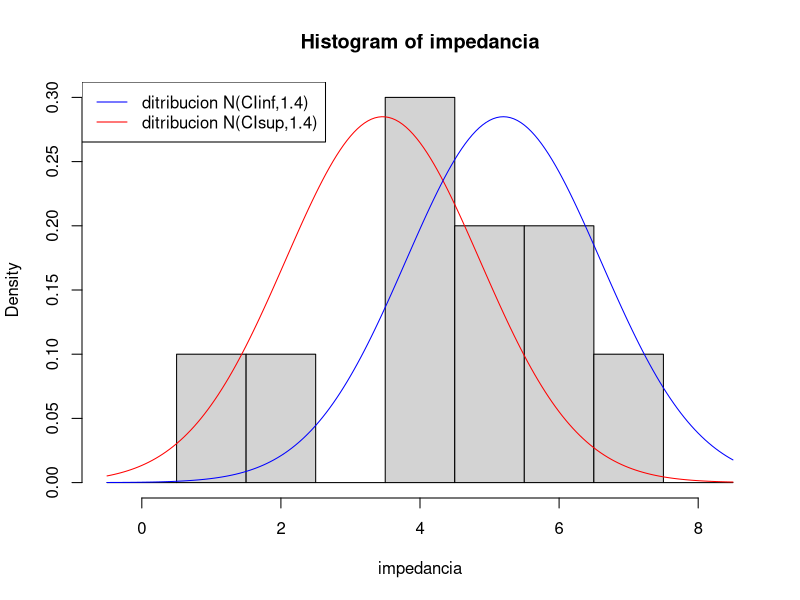
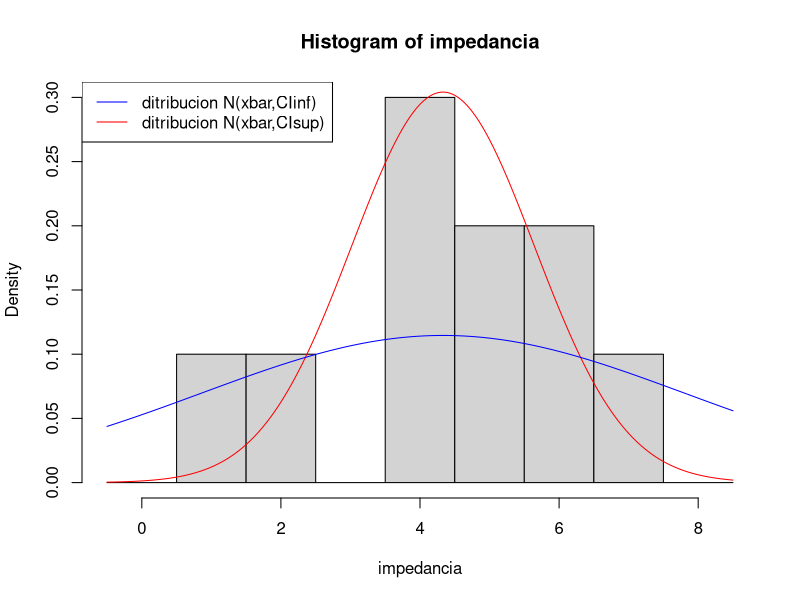

Reproduce these figures in R, in order.
## ---- chunk 1
impedancia <- c(3.5770178, 5.0143659, 3.7070832, 2.2291746, 5.8379677, 6.9030882, 3.8876109, 6.3709878, 5.0670940, 0.7123772)
## ---- chunk 2
barx <- mean(impedancia)
barx
## ---- chunk 3
z0.025 <- qnorm(0.025)
z0.025 
z0.925 <- qnorm(0.925)
z0.925 
## ---- chunk 4
fsup <- 1.959964*1.4/sqrt(10)
fsup
## ---- chunk 5
CI <- c(barx-fsup,barx+fsup)
CI
## ---- chunk 6
library(TeachingDemos) 
z.test(impedancia, sd=1.4)
## ---- chunk 7
x <- seq(-0.5,8.5,0.05)

hist(impedancia, br=seq(-0.5,8.5),freq=FALSE)

lines(x,dnorm(x, mean=CI[1], sd=1.4), col="red")
lines(x,dnorm(x, mean=CI[2], sd=1.4), col="blue")

legend("topleft",c("ditribucion N(CIinf,1.4)", "ditribucion N(CIsup,1.4)"), col=c("blue","red"), lty=1 )
## ---- chunk 8
t0.025 <- qt(0.025,df=9)
t0.025
t0.975 <- qt(0.975,df=9)
t0.975
## ---- chunk 9
barx <- mean(impedancia)
barx
s <-sd(impedancia)
s
## ---- chunk 10
fsup <- 2.262157*s/sqrt(10)
fsup
CI <- c(barx-fsup,barx+fsup)
CI
## ---- chunk 11
 t.test(impedancia, conf.level = 0.95)
## ---- chunk 12
s<-sd(impedancia)
s^2
## ---- chunk 13
chi0.025 <- qchisq(0.025, df=9)
chi0.025
chi0.975 <- qchisq(0.975, df=9)
chi0.975
## ---- chunk 14
n <- 10
CI<-c(s^2*(n-1)/chi0.975, s^2*(n-1)/chi0.025)
CI
## ---- chunk 15
sigma.test(impedancia)
## ---- chunk 16
x <- seq(-0.5,8.5,0.05)

hist(impedancia, br=seq(-0.5,8.5),freq=FALSE)

lines(x,dnorm(x, mean=barx, sd=sqrt(CI[1])), col="red")
lines(x,dnorm(x, mean=barx, sd=sqrt(CI[2])),col="blue")

legend("topleft",c("ditribucion N(xbar,CIinf)", "ditribucion N(xbar,CIsup)"), col=c("blue","red"), lty=1 )
